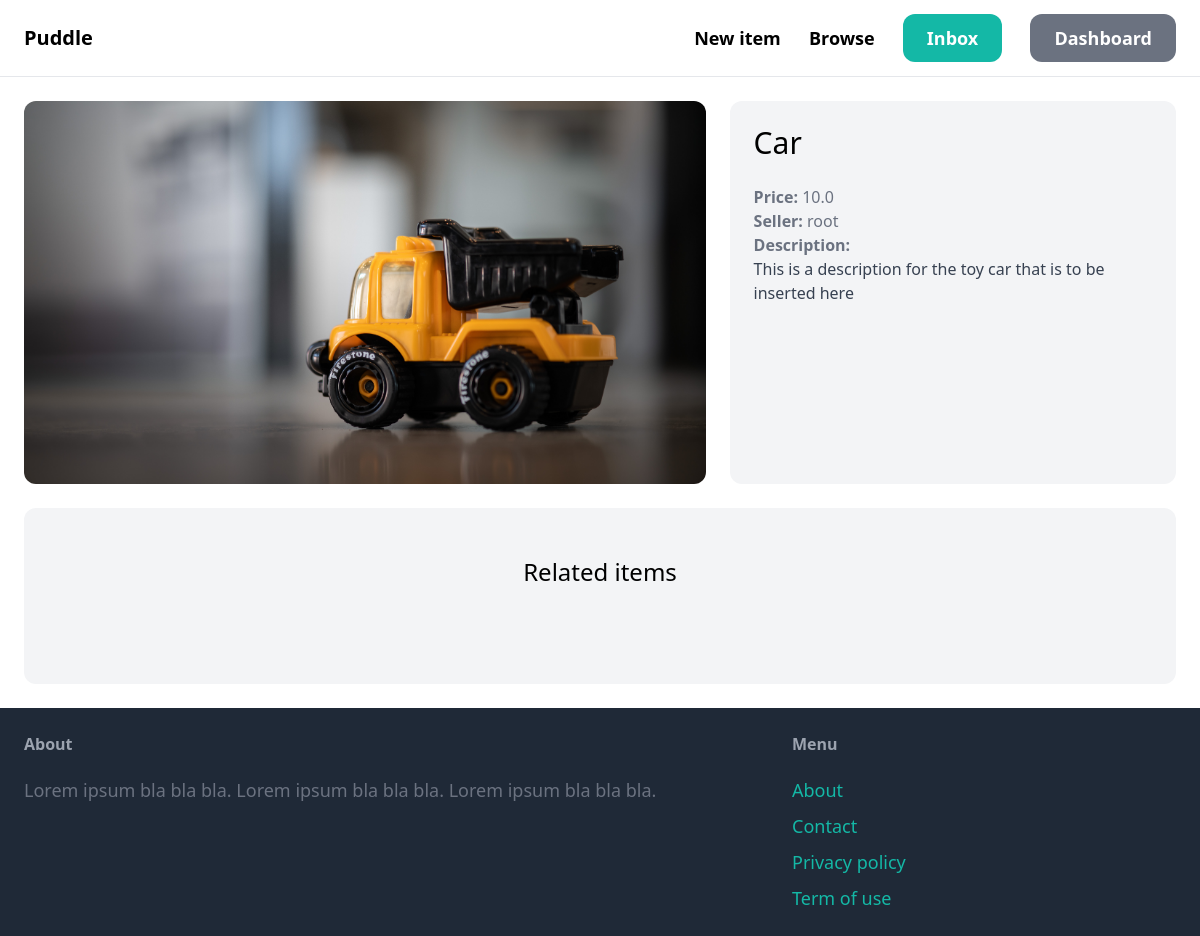
/items/1/, run on an earlier commit of the app's database.
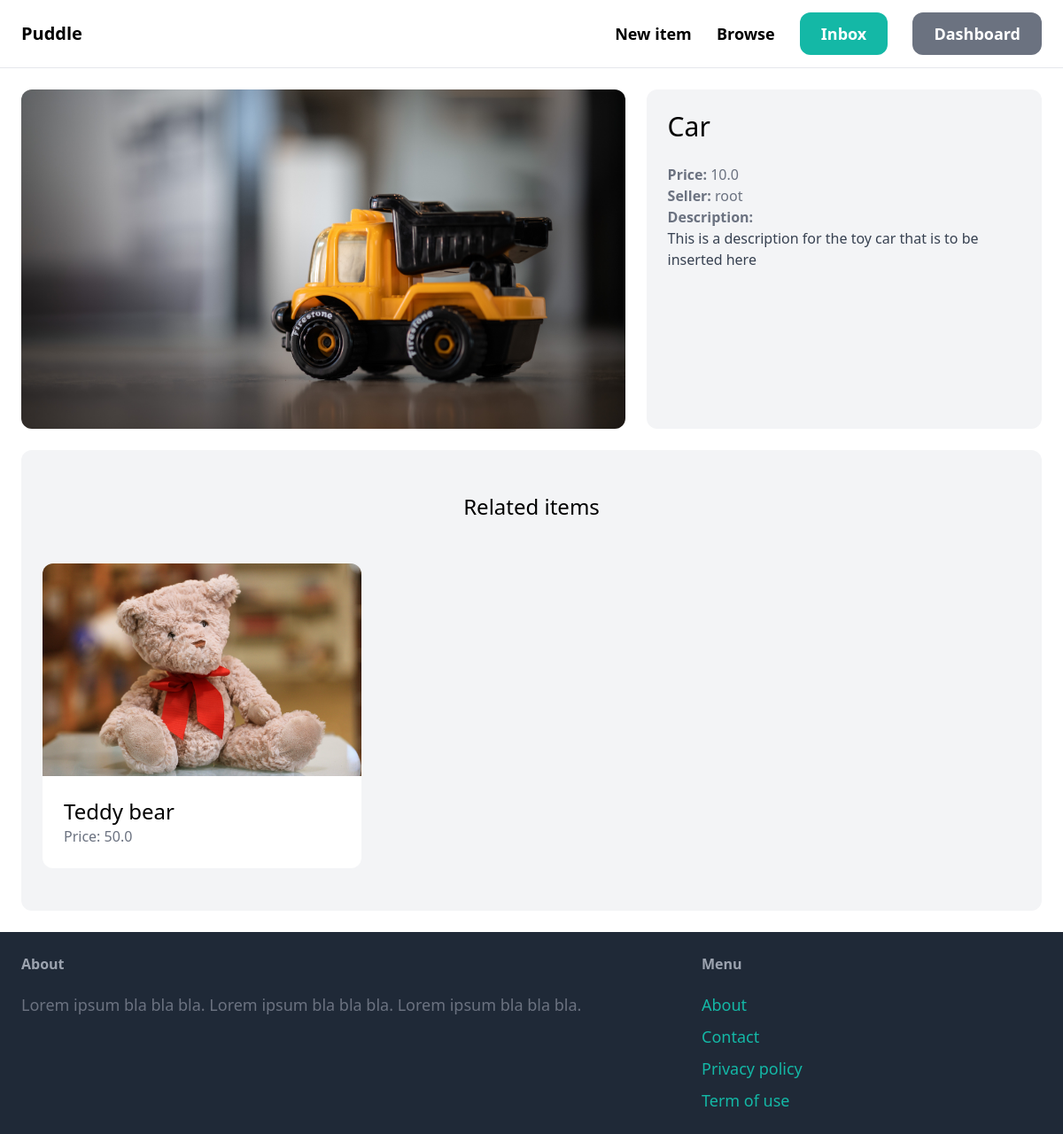
And on a later commit of the database.
### item/models.py (models this page shows)
class Item(models.Model):
    name = models.CharField(max_length=255)
    description = models.TextField(blank=True, null=True)
    price = models.FloatField()
    is_sold = models.BooleanField(default=False)
    created_at = models.DateTimeField(auto_now_add=True)
    created_by = models.ForeignKey(User, related_name="items", on_delete=models.CASCADE)
    category = models.ForeignKey(Category, related_name="items",on_delete=models.CASCADE)
    image = models.ImageField(upload_to="item_images", blank=True, null=True)

### item/views.py (the view)
# urls.py: path('<int:pk>/', views.details, name="detail")
def details(request, pk):
    item = get_object_or_404(Item, pk=pk)
    related_items = Item.objects.filter(category = item.category, is_sold=False).exclude(pk=pk)[0:3]
    return render(request, 'item/detail.html', {
        'item': item,
        'related_items': related_items,
    })

### item/templates/item/detail.html (shortened to what this page needs)
{% extends 'core/base.html' %}
{% block content %}
<div class="grid grid-cols-5 gap-6">
    <div class="col-span-3">
        <img src="{{ item.image.url }}" class="rounded-xl">
    </div>
    <div class="col-span-2 p-6 bg-gray-100 rounded-xl">
        <h1 class="mb-6 text-3xl">{{ item.name }}</h1>
        <p class="text-gray-500"><strong>Price: </strong>{{ item.price }}</p>
        <p class="text-gray-500"><strong>Seller: </strong>{{ item.created_by.username }}</p>
        {% if item.description %}
            <p class="text-gray-700">
                <strong class="text-gray-500">Description:</strong><br>
                {{ item.description }}
            </p>
        {% endif %}
    </div>
</div>
<div class="mt-6 px-6 py-12 bg-gray-100 rounded-xl">
    <h2 class="mb-12 text-2xl text-center">Related items</h2>
    <div class="grid grid-cols-3 gap-3">
        {% for item in related_items %}
            <div>
                <a href="{% url 'item:detail' item.id %}">
                    <div>
                        <img src="{{ item.image.url }}" class="rounded-t-xl">
                    </div>
                    <div class="p-6 bg-white rounded-b-xl">
                        <h2 class="text-2xl">{{ item.name }}</h2>
                        <p class="text-gray-500">Price: {{ item.price }}</p>
                    </div>
                </a>
            </div>
        {% endfor %}
    </div>
</div>
{% endblock %}

What changed in the data, as far as the page shows it:
added Item: image (picture), name "Teddy bear", price "50.0"
